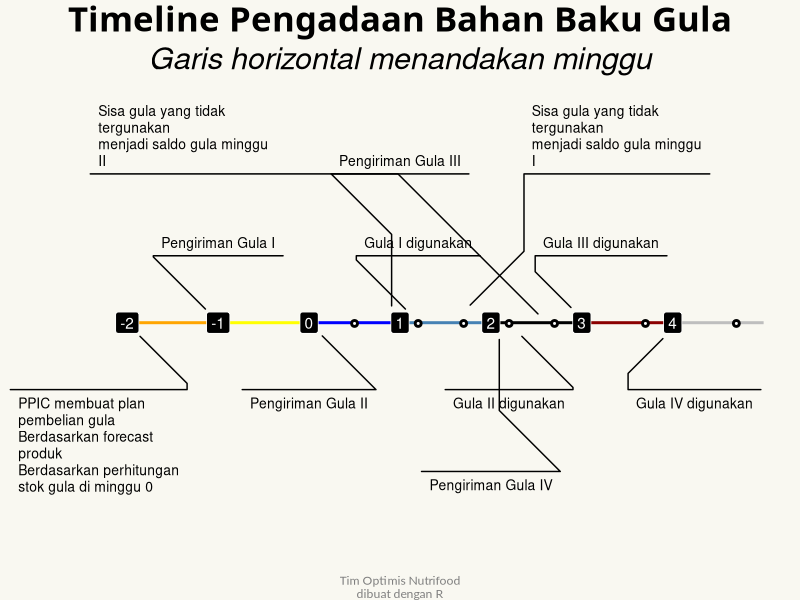

Source code (R):
setwd("~/Documents/Live-Session-Nutrifood-R/LEFO Market Research/Optimization")

library(dplyr)
library(ggforce)
library(reshape2)

rm(list=ls())

jadwal = readxl::read_excel("ppic.xlsx")

jadwal %>% 
  ggplot(aes(x = minggu, label = label, fill = minggu)) +
  
  annotate("segment", x = -2, xend = -1, y = 0, yend = 0, size = 1, color = "orange")+
  annotate("segment", x = -1, xend = 0, y = 0, yend = 0, size = 1, color = "yellow")+
  annotate("segment", x = 0, xend = 1, y = 0, yend = 0, size = 1, color = "blue")+
  annotate("segment", x = 1, xend = 2, y = 0, yend = 0, size = 1, color = "steelblue") +
  annotate("segment", x = 2, xend = 3, y = 0, yend = 0, size = 1, color = "black") +
  annotate("segment", x = 3, xend = 4, y = 0, yend = 0, size = 1, color = "darkred") +
  annotate("segment", x = 4, xend = 5, y = 0, yend = 0, size = 1, color = "grey") +
  
  geom_point(aes(y = -.1), size = 1, shape = 21, stroke = 1.5, fill = "white") +
  
  geom_label(aes(y = 0, label = label_minggu),
             fill = "black",
             color = "white") +
  
  geom_mark_circle(aes(y = 0, label = NA, description = label, fill = event), 
                   con.cap = -1, fill = NA, color = NA, label.fontsize = 10, label.hjust = 0,
                   label.fill = NA,
                   con.size = 0.5, con.border = "one",
                   con.type = "elbow") +

  labs(title = "Timeline Pengadaan Bahan Baku Gula",
       subtitle = "Garis horizontal menandakan minggu",
       caption = "Tim Optimis Nutrifood\ndibuat dengan R")+
  
  theme_void() +
  
  theme(legend.position = "none",
        plot.background = element_rect(fill = "#F9F8F1", color = NA),
        plot.title = element_text(hjust = 0.5, face = "bold", size = 25, family = "Patua"),
        plot.subtitle = element_text(hjust = 0.5, face = "italic", size = 22),
        plot.caption = element_text(hjust = 0.5, color = "grey50", family = "Lato")) +
  xlim(-3,5)+ ylim(-30,30)

ggsave("gula.png", width = 15, height = 7)
